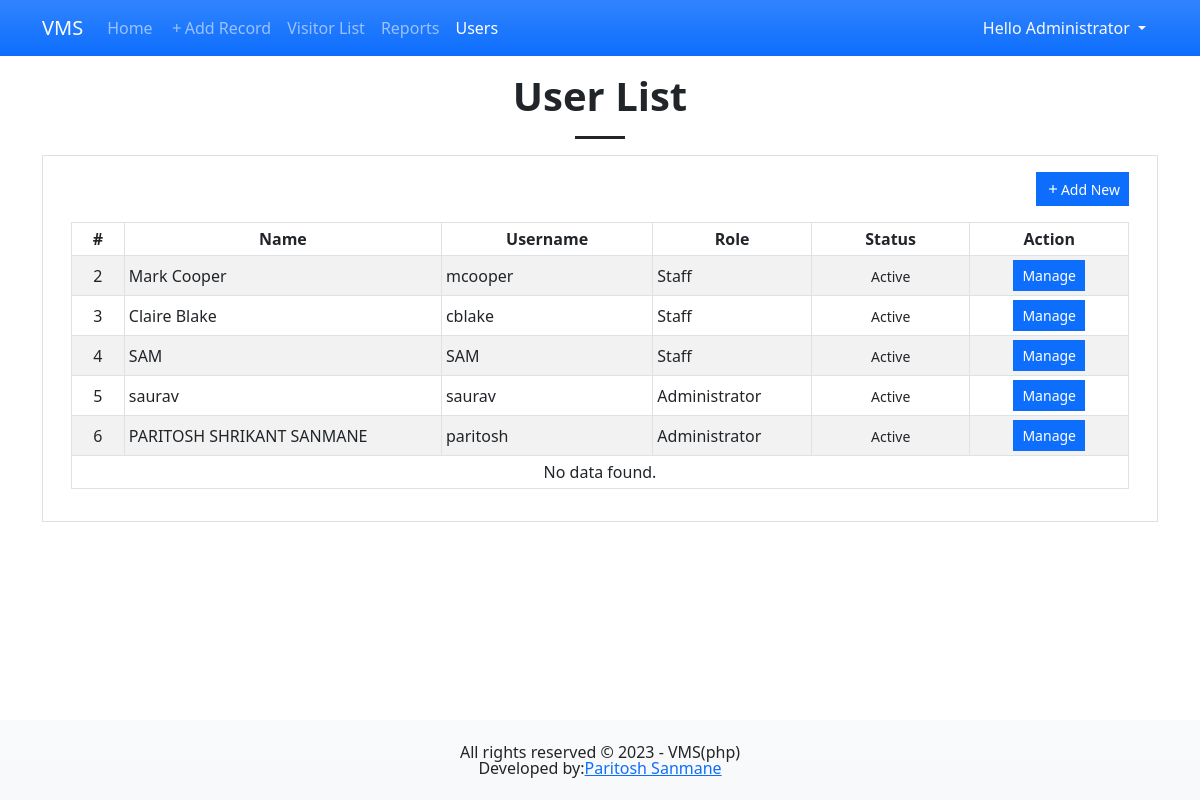
Page /?page=users (signed in) on the committed database.
### tables this page shows
CREATE TABLE `user_list` (
            `user_id` INTEGER NOT NULL PRIMARY KEY AUTOINCREMENT,
            `fullname` INTEGER NOT NULL,
            `username` TEXT NOT NULL,
            `password` TEXT NOT NULL,
            `type` TINYINT(1) NOT NULL Default 0,
            `status` TINYINT(1) NOT NULL Default 0,
            `date_created` TIMESTAMP DEFAULT CURRENT_TIMESTAMP
        );

### users.php (the view, shortened to what this page needs)
<?php
$sql = "SELECT `user_id`, `fullname`, `username`, `status`, `type` FROM `user_list` where `user_id` NOT IN (1, {$_SESSION['user_id']})";
$query = $conn->query($sql);
?>
<h1 class="text-center fw-bolder">User List</h1>
<hr class="mx-auto opacity-100" style="width:50px;height:3px">
<div class="card rounded-0">
    <div class="card-body">
        <div class="container">
            <div class="row justify-content-end mb-3">
                <div class="col-auto">
                    <a class="btn btn-sm btn-primary rounded-0 d-flex align-items-center" href="./?page=manage_user"><i class="material-symbols-outlined">add</i> Add New</a>
                </div>
            </div>
            <div class="table-responsive">
                <table class="table table-striped table-bordered table-sm">
                    <colgroup>
                        <col width="5%">
                        <col width="30%">
                        <col width="20%">
                        <col width="15%">
                        <col width="15%">
                        <col width="15%">
                    </colgroup>
                    <thead>
                        <tr>
                            <th class="text-center">#</th>
                            <th class="text-center">Name</th>
                            <th class="text-center">Username</th>
                            <th class="text-center">Role</th>
                            <th class="text-center">Status</th>
                            <th class="text-center">Action</th>
                        </tr>
                    </thead>
                    <tbody>
                        <?php while($row = $query->fetchArray()): ?>
                            <tr>
                                <td class="text-center"><?= $row['user_id'] ?></td>
                                <td><?= $row['fullname'] ?></td>
                                <td><?= $row['username'] ?></td>
                                <td>
                                    <?php
                                    switch($row['type']){
                                        case 1:
                                            echo 'Administrator';
                                            break;
                                        case 2:
                                            echo 'Staff';
                                            break;
                                    }
                                    ?>
                                </td>
                                <td class="text-center">
                                    <?php
                                        switch($row['status']){
                                            case 1:
                                                echo "<small class='text-body-tertiary'>Active</small>";
                                                break;
                                        }
                                    ?>
                                </td>
                                <td class="text-center">
                                    <div class="btn-group btn-group-sm">
                                        <a href="./?page=manage_user&id=<?= $row['user_id'] ?>" class="btn btn-sm btn-primary rounded-0">Manage</a>
                                    </div>
                                </td>
                            </tr>
                        <?php endwhile; ?>
                        <?php if(!$query->fetchArray()): ?>
                            <tr>
                                <td colspan="6" class="text-center">No data found.</td>
                            </tr>
                        <?php endif; ?>
                    </tbody>
                </table>
            </div>
        </div>
    </div>
</div>

### index.php (shortened to what this page needs)
<?php
$page = $_GET['page'] ?? 'home';
?>
<!DOCTYPE html>
<html lang="en">
<head>
    <link rel="stylesheet" href="./css/bootstrap.min.css">
    <link rel="stylesheet" href="./css/custom.css">
</head>
<body>
    <main>
    <nav class="navbar navbar-expand-lg navbar-dark bg-primary bg-gradient fixed-top mb-5" id="topNavBar">
        <div class="container">
            <a class="navbar-brand" href="./">
            VMS
            </a>
            <div class="collapse navbar-collapse" id="navbarNav">
                <ul class="navbar-nav">
                    <li class="nav-item">
                        <a class="nav-link <?php echo ($page == 'home')? 'active' : '' ?>" aria-current="page" href="./">Home</a>
                    </li>
                    <li class="nav-item">
                        <a class="nav-link <?php echo ($page == 'visitors')? 'active' : '' ?> d-flex align-items-start" aria-current="page" href="./?page=manage_visitor"><span class="material-symbols-outlined">add</span> Add Record</a>
                    </li>
                    <li class="nav-item">
                        <a class="nav-link <?php echo ($page == 'visitors')? 'active' : '' ?>" aria-current="page" href="./?page=visitors">Visitor List</a>
                    </li>
                    <?php if($_SESSION['type'] == 1): ?>
                    <li class="nav-item">
                        <a class="nav-link <?php echo ($page == 'reports')? 'active' : '' ?>" aria-current="page" href="./?page=reports">Reports</a>
                    </li>
                    <li class="nav-item">
                        <a class="nav-link <?php echo ($page == 'users')? 'active' : '' ?>" aria-current="page" href="./?page=users">Users</a>
                    </li>
                    <?php endif; ?>
                </ul>
            </div>
            <div class="dropdown">
                <button class="btn btn-secondary dropdown-toggle bg-transparent  text-light border-0" type="button" id="dropdownMenuButton1" data-bs-toggle="dropdown" aria-expanded="false">
                    Hello <?php echo $_SESSION['fullname'] ?>
                </button>
            </div>
        </div>
    </nav>
    <div class="container-md pt-5 pb-3" id="page-container">
        <div class="my-4">
            <?php include($page.".php");  ?>
        </div>
    </div>
    <footer class="position-fixed bottom-0 w-100 bg-gradient bg-light">
        <div class="lh-1 container py-4">
            <div class="text-center">All rights reserved &copy; <?= date("Y") ?> - VMS(php)</div>
            <div class="text-center">Developed by:<a href="mailto:paritoshsanmne123@gmail.com" class='text-body-tertiary'>Paritosh Sanmane</a></div>
        </div>
    </footer>
</body>
</html>

### css/custom.css (style rules this page uses)
html, body { margin: unset; height: 100%; width: 100%; overflow-x: hidden; }
body { padding-bottom:5em; }
.material-symbols-outlined { font-size: var(--bs-body-font-size) !important; line-height: var(--bs-body-line-height) !important; }
table th, table td { vertical-align: middle !important; }

### rows in the picture
user_list: user_id "2", fullname "Mark Cooper", username "mcooper", type "Staff", status "Active"
user_list: user_id "3", fullname "Claire Blake", username "cblake", type "Staff", status "Active"
user_list: user_id "4", fullname "SAM", username "SAM", type "Staff", status "Active"
user_list: user_id "5", fullname "saurav", username "saurav", type "Administrator", status "Active"
user_list: user_id "6", fullname "PARITOSH SHRIKANT SANMANE", username "paritosh", type "Administrator", status "Active"

### other values in the picture
$_SESSION['fullname'] "Administrator"
